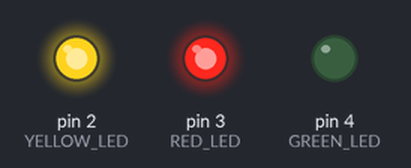
A sketch run on a simulated Arduino Uno, built with avr-gcc and run on an emulated ATmega328P. Shown: output pins drawn as LEDs (lit = HIGH).

Above: at 6.0 s.
At 18.1 s:
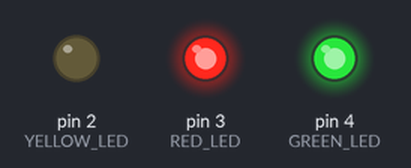
At 30.1 s:
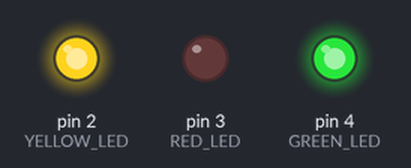
Timing chart, 0 to 47.0 s (numbered marks = the images above):
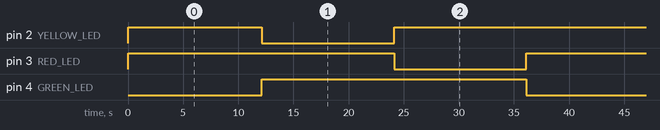

The sketch:

6_LED-counter.ino
```cpp
// Define pin numbers for LEDs
#define GREEN_LED 4
#define YELLOW_LED 2
#define RED_LED 3

// Initialize counter
int counter = 0;

void setup() {
  // Set LED pins as outputs
  pinMode(GREEN_LED, OUTPUT);
  pinMode(YELLOW_LED, OUTPUT);
  pinMode(RED_LED, OUTPUT);
}

void loop() {
  // Reset all LEDs
  digitalWrite(GREEN_LED, LOW);
  digitalWrite(YELLOW_LED, LOW);
  digitalWrite(RED_LED, LOW);

  // Illuminate the appropriate LED based on the counter value
  if (counter <= 100)
   {
    digitalWrite(GREEN_LED, LOW);
    digitalWrite(YELLOW_LED, HIGH);
    digitalWrite(RED_LED, HIGH);
    delay(20);
  }
  else if (counter > 100 && counter <= 200)
  {
    digitalWrite(YELLOW_LED, LOW);
    digitalWrite(GREEN_LED, HIGH);
    digitalWrite(RED_LED, HIGH);
    delay(20);
  } else if (counter > 200)
   {
    digitalWrite(RED_LED, LOW);
    digitalWrite(GREEN_LED, HIGH);
    digitalWrite(YELLOW_LED, HIGH);
    delay(20);
  }

  // Increment the counter
  counter++;

  // Reset counter if it exceeds 300
  if (counter > 300) {
    counter = 0;
  }


  // Wait 100ms before updating the LEDs
  delay(100);
}
```

Measured:
- by itself, pin 2 (YELLOW_LED): repeats every 36.1 s: LOW 12.0 s, HIGH 24.1 s
- by itself, pin 3 (RED_LED): alternates HIGH for 24.1 s and LOW for 12.0 s
- by itself, pin 4 (GREEN_LED): alternates HIGH for 24.0 s and LOW for 12.1 s
